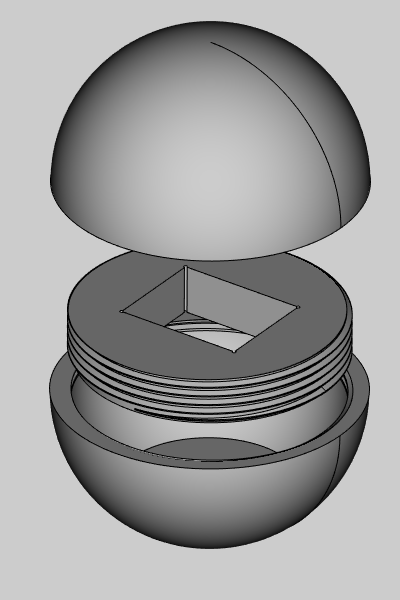

Source code (Python):
#%%

import cadquery as cq
import cadquery.vis
from cq_warehouse.thread import IsoThread
from cadquery import exporters

# this is for reference - dimensions of the case
CASE_X, CASE_Y, CASE_Z = 34.5, 27.6, 55

major_d = 72     # 
pitch   = 2.5     # 
thread_height  = 10  #

thread_gap = 0.8  # gap between internal and external threads

cntr_wp = lambda : cq.Workplane("XY")

# External thread solid (by itself, along +Z)
thread = IsoThread(
    major_diameter=major_d - thread_gap,
    pitch=pitch,
    length=thread_height + 3, # give extra length to touch the internal shell
    external=True,
    end_finishes=("fade", "square"),
)

internal_core =    (
        cq.Workplane("XY")
        # .circle(thread.min_radius)
        .circle(thread.min_radius)
        .rect(CASE_X, CASE_Y, centered=True)
        .extrude(thread.length)
    )

# circles at the corners, because 3d print makes a wierd corner otherwise
internal_core = internal_core.edges(">Z")[1:].vertices().circle(0.5).extrude(-20, combine="cut")


internal_thrd = internal_core.union(thread)

ext_thread = IsoThread(
    major_diameter=major_d,
    pitch=pitch,
    length=thread_height,
    external=False,
    end_finishes=("fade", "square"))

ext_core = cq.Workplane("XY").circle(major_d/2 + 2.5).circle(major_d/2).extrude(thread_height)

external_thrd = ext_core.union(ext_thread)

# cq.vis.show( [internal_thrd, external_thrd])
cq.vis.show( internal_thrd) 
#             cq.vis.style(dbg, color="crimson", linewidth=6))
# cq.vis.show( external_thrd)

cq.exporters.export(internal_thrd, './inner_thread.stl')
# cq.exporters.export(external_thrd, './outer_thread.stl')
#%%


case = cntr_wp().box(CASE_X, CASE_Y, CASE_Z)
d = 72 # diameter of the ball

inner_ball = cntr_wp().sphere(d/2).intersect(
    cntr_wp().box(d*2, d*2, 80)

).intersect(
    cntr_wp().box(100, 100, CASE_Z)
)

#.union(cntr_wp().box(CASE_X,CASE_Y,CASE_Z))

ball = cntr_wp().sphere(d/2 + 4) .cut(
    inner_ball)
    

ball = ball.union(external_thrd.translate((0,0, -thread_height/2)))

# Cut the upper half of the ball (keep lower half)
ball_lower = ball.intersect(
    cq.Workplane("XY")
    .transformed(offset=(0, 0, 0), rotate=(0, 180, 0))
    .box(500, 500, d/2+20, centered=[True, True, False])
)

ball_upper = ball.intersect(
    cq.Workplane("XY")
    .transformed(offset=(0, 0, 0), rotate=(0, 0, 0))
    .box(500, 500, d/2+20, centered=[True, True, False])
)

cq.vis.show(ball_upper, alpha =0.5)

ball_lower = ball_lower.rotate((0, 0, 0), (0, 1, 0), 180)

cq.exporters.export(ball_lower, './ball_lower.stl')
cq.exporters.export(ball_upper, './ball_upper.stl')
# cq.vis.show([inner_ball, case], alpha = 0.5)

#%%
from cadquery import exporters
import cadquery_png_plugin.plugin  # This registers the plugin with CadQuery



assembly = cq.Assembly(ball_upper.translate((0,0,50)), color=cq.Color(0.8,0.8,0.8,1.0))
assembly.add(internal_thrd)
assembly.add( ball_lower.rotate((0, 0, 0), (0, 1, 0), 180).translate((0,0,-10))) 

render_options = {"width": 400,  # width of the output image
                  "height": 600,  # height of the output image
                  "color_theme": "default",  # can also be black_and_white
                  "view": "front-top-right",  # front, top, front-bottom-left, etc
                  "zoom": 1.8  # zooms in and out on the center of the model
                  }

assembly.exportPNG(file_path = './ball.png', 
                   options=render_options)
# # Export to image using cq_editor or vtk backend
# exporters.export(ball_upper, './ball.jpg', opt={
#     "width": 1920,
#     "height": 1080}
# )

# Alternative: show and manually save
